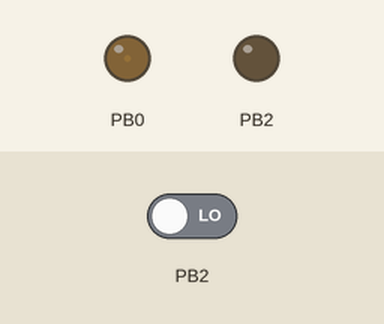
Bench run of a sketch on a simulated ATtiny85, built with avr-gcc and run on an emulated ATtiny85. Shown: output pins drawn as LEDs (lit = HIGH). The inputs (shaded band) are chosen by the test bench; at power-on: PB2 LOW. Sleep ends after the set time or at an interrupt.

Above: at 0.05 s.
Timing chart, 0 to 3.0 s (numbered marks = the images above):
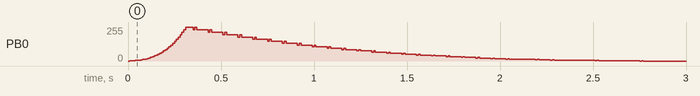

The sketch:

luciole.ino
```cpp
// (licence header left out)
#include <avr/interrupt.h>

#include "Luciole.h"

#if defined(__AVR_ATtiny13A__)
Luciole<AVR_ATtiny13A> app;
#elif defined(__AVR_ATtiny85__)
Luciole<AVR_ATtiny85> app;
#elif defined(__AVR_ATmega328P__)
Luciole<AVR_ATmega328P> app;
#else
#error Processeur non pris en charge
#endif

/**
 * Interruption du watchdog.
 */
ISR(WDT_vect) {
  app.watchdog();
}

/**
 * Boucle principale.
 */
int main() {
  app.begin();
  app.run();
  return 0;
}
```

luciole.h
```cpp
// (licence header left out)
#pragma once

#include <avr/io.h>
#include <avr/wdt.h>
#include <avr/sleep.h>
#include <util/delay.h>

#undef DEBUG

enum proc_t {
  AVR_ATtiny13A,
  AVR_ATtiny85,
  AVR_ATmega328P
};

/**
 * Classe applicative générale.
 */
template<proc_t PROC>
class Luciole {
public:

/**
 * Initialisation des pariphériques.
 */
  void begin() {
#ifdef DEBUG
    Serial.begin(115200);
    while (!Serial) ;
    Serial.println("Init");

    pinMode(LED_BUILTIN, OUTPUT);
    digitalWrite(LED_BUILTIN, LOW);
#endif

    initTimer0();
    initWatchdog();
    set_sleep_mode(SLEEP_MODE_PWR_DOWN);
    setAnode(true);             // OUTPUT, LOW (default)
    flash();
  }

/**
 * Boucle d'exécution.
 */
  void run() {
#ifdef DEBUG
    Serial.println("Run");
#endif
    while (true) {
      if (testLum() && (myRandom() > 40000)) flash();
#ifdef DEBUG
      Serial.print("Sleep...");
      Serial.flush();
#endif
      sleep_mode();
#ifdef DEBUG
      Serial.println("wake up");
      Serial.flush();
#endif
    }
  }

/**
 * Interruption du watchdog.
 * Juste pour réveiller la CPU.
 */
  void watchdog() {}

protected:
/**
 * Produit un flash sur sortie A du timer0 (OC0A)
 */
  void flash() {
    setCathode(true, false); // OUTPUT, LOW
    TCNT0 = 0; // Reset counter
    TCCR0B = _BV(CS00); // Full speed
    for (byte i = 0; i < 32; ++i) {
      OCR0A = pgm_read_byte(CIEL8 + i);
      _delay_ms(10);
    }
    for (unsigned i = 8*31; i > 0; --i) {
      OCR0A = pgm_read_byte(CIEL8 + (((i ^ 0x01) + 3) / 8));  // bits scrambling
      _delay_ms(10);
    }
    TCCR0B = 0;         // Timer disabled
  }

  bool testLum() {
    setCathode(false, true); // INPUT PULLUP
    _delay_ms(10);
    setCathode(false, false); // INPUT /PULLUP
    _delay_ms(500);
    return readCathode();
  }

/**
 * Initialise le Timer 0 pour qu'il module le PORT B0 en PWM.
 */
  void initTimer0() {
    cli();
    TCCR0A = _BV(WGM01) | _BV(WGM00) |  // Mode 3 : Fast PWM (TOP = 0xFF)
             _BV(COM0A1);               // Clear on comp. match, set at BOTTOM
    TCCR0B = 0; // disabled
    TCNT0 = 0; // Reset counter
    OCR0A = 0; // compare match value
    sei();
  }

/**
 * Initialisation Watchdog.
 */
void initWatchdog();

/*
{
  cli();
  wdt_reset();
  MCUSR &= ~_BV(WDRF);

// Delay 8 sec + Interrupt Mode (only)
#if defined(__AVR_ATtiny85__)
  wdt_enable(WDTO_8S);
  WDTCR |= _BV(WDIE) | _BV(WDE);
#elif defined(__AVR_ATtiny13A__)
  wdt_enable(WDTO_8S);
  WDTCR |= _BV(WDTIE) | _BV(WDE);
#elif defined(__AVR_ATmega328P__)
  WDTCSR |= _BV(WDCE) | _BV(WDE);
  WDTCSR = _BV(WDIE) | _BV(WDP3) | _BV(WDP0); // Interrupt + 8 sec
#else
  #error Pas d activation du watchdog !
#endif
  sei();
}
*/

private:
  inline
  void setAnode(const bool state = true, const bool value = false);

  inline
  void setCathode(const bool state = true, const bool value = false);

  inline
  bool readCathode() const;

/**
 * Courbe log de l'éclairement (CIE Lightness loopup table function)
 * 5 bit CIE Lightness to 8 bit PWM conversion :
 *    L* = 116(Y/Yn)^1/3 - 16 , Y/Yn > 0.008856
 *    L* = 903.3(Y/Yn), Y/Yn <= 0.008856
 */
  static const uint8_t CIEL8[] PROGMEM;

/**
 * Générateur de nombres aléatoires sur 16 bits.
 * @return un entier non signé sur 16 bits.
 */
  unsigned myRandom() {
    static unsigned x = 1;
    x ^= x << 7;
    x ^= x >> 9;
    return ( x ^= x << 8 );
  }

};

template <proc_t PROC>
const uint8_t Luciole<PROC>::CIEL8[] PROGMEM = {
  0,  1,  2,  3,  4,  5,  7,  9,  12, 15, 18, 22, 27, 32, 38, 44,
  51, 58, 67, 76, 86, 96, 108,120,134,148,163,180,197,216,235,255
};

#ifdef __AVR_ATmega328P__

template <>
void Luciole<AVR_ATmega328P>::initWatchdog() {
  cli();
  wdt_reset();
  MCUSR &= ~_BV(WDRF);
  WDTCSR |= _BV(WDCE) | _BV(WDE);
  WDTCSR = _BV(WDIE) | _BV(WDP3) | _BV(WDP0); // Interrupt + 8 sec
  sei();
}

template <>
void Luciole<AVR_ATmega328P>::setAnode(const bool state, const bool value) {
    DDRD = state ? DDRD | _BV(PD6) : DDRD & ~_BV(PD6);
    PORTD = value ? PORTD | _BV(PD6) : PORTD & ~_BV(PD6);
}

template <>
void Luciole<AVR_ATmega328P>::setCathode(const bool state, const bool value) {
    DDRD = state ? DDRD | _BV(PD7) : DDRD & ~_BV(PD7);
    PORTD = value ? PORTD | _BV(PD7) : PORTD & ~_BV(PD7);
}

template <>
bool Luciole<AVR_ATmega328P>::readCathode() const {
  return PIND & _BV(PD7);
}

#endif

#ifdef __AVR_ATtiny85__

template <>
void Luciole<AVR_ATtiny85>::initWatchdog() {
  cli();
  wdt_reset();
  MCUSR &= ~_BV(WDRF);
  WDTCR |= _BV(WDCE) | _BV(WDE);
  WDTCR = _BV(WDIE) | _BV(WDP3) | _BV(WDP0); // Interrupt + 8 sec
  sei();
}

template <>
void Luciole<AVR_ATtiny85>::setAnode(const bool state, const bool value) {
    DDRB = state ? DDRB | _BV(PB0) : DDRB & ~_BV(PB0);
    PORTB = value ? PORTB | _BV(PB0) : PORTB & ~_BV(PB0);
}

template <>
void Luciole<AVR_ATtiny85>::setCathode(const bool state, const bool value) {
    DDRB = state ? DDRB | _BV(PB2) : DDRB & ~_BV(PB2);
    PORTB = value ? PORTB | _BV(PB2) : PORTB & ~_BV(PB2);
}

template <>
bool Luciole<AVR_ATtiny85>::readCathode() const {
  return PINB & _BV(PB2);
}

#endif
```
